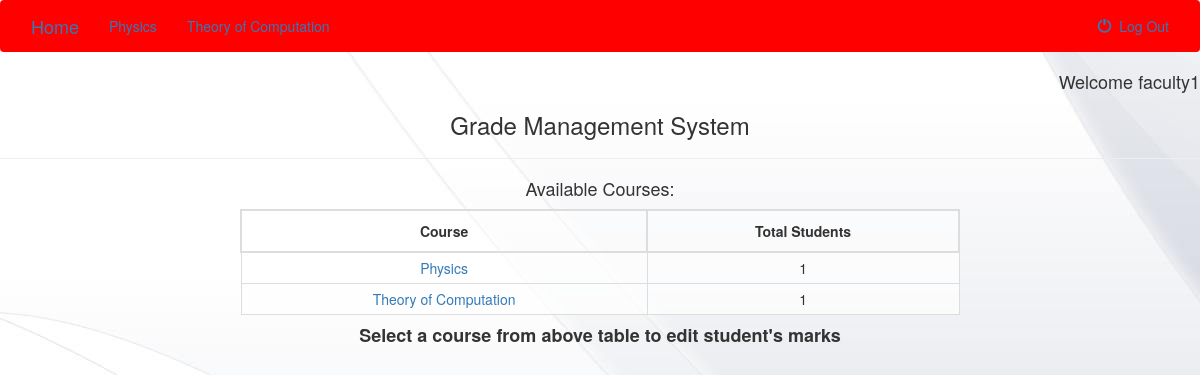
Page /authenticated/ (signed in) on the committed database.
### gms/models.py (models this page shows, shortened)
class Courses(models.Model):
    course_name = models.CharField(max_length=30)
    credit = models.PositiveSmallIntegerField(default=3)
    faculty = models.ForeignKey('Faculty',on_delete=models.PROTECT,null=True)
    students = models.ManyToManyField('Student')
    a = models.PositiveSmallIntegerField(default=80)
    b = models.PositiveSmallIntegerField(default=60)
    c = models.PositiveSmallIntegerField(default=40)
    d = models.PositiveSmallIntegerField(default=20)

### gms/views.py (the view, shortened to what this page needs)
# urls.py: url(r'^authenticated/$',authenticated,name='authenticated'),
@cache_control(no_cache=True, must_revalidate=True, no_store=True)
def authenticated(request):
	usertype="NULL"
	if request.user.is_authenticated:
		try:
			userTemp=Faculty.objects.get(username=request.user.username,password=request.user.password)
			usertype="Faculty"
		except Faculty.DoesNotExist:
			userTemp=None
		if (userTemp==None):
			try:
				userTemp=Student.objects.get(username=request.user.username,password=request.user.password)
				usertype="Student"
			except Student.DoesNotExist:
				userTemp=None
		if (usertype=="Faculty"):
			return render_to_response("faculty.html",{'faculty':userTemp})
		else :
			return redirect('/logout/')
	else:
		return redirect('/logout/')

### gms/template/faculty.html (shortened to what this page needs)
<!DOCTYPE html>
<html>
<head>
	{%load staticfiles%}
	<link rel="stylesheet" href="https://maxcdn.bootstrapcdn.com/bootstrap/3.3.6/css/bootstrap.min.css">
	<link rel="stylesheet" type="text/css" href="{% static 'gms/style.css' %}"/>
</head>
<body>
	<nav class="navbar" style="background-color: red;">
		<div class="container-fluid">
		<div class="collapse navbar-collapse" id="topNavBar">
			<ul class="nav navbar-nav">
				<li class="active">
					<a class="navbar-brand" href="/authenticated/">Home</a>
				</li>
				{%for courses in faculty.courses_set.all  %}
				<li class="">
					<a href="/authenticated/{{forloop.counter}}">{{courses.course_name}}</a>
				</li>
				{%  endfor %}
			</ul>
			<ul class="nav navbar-nav navbar-right">
				<li class="">
					<a href="/logout/">
						<span class="glyphicon glyphicon-off" aria-hidden="true"></span>&nbsp;
						Log Out
					</a>
				</li>
			</ul>
		</div>
		</div>
	</nav>
	<h4 style="text-align: right;">Welcome {{faculty.first_name}} </h4>
	<h3 style="text-align: center;"> Grade Management System </h3>
	<hr>
	<h4 style="text-align: center;"> Available Courses: </h4>
	<div style="width:60%;margin:0 auto;overflow-x: auto;">
		<table margin="50px">
			<tr>
				<th>Course</th>
				<th>Total Students</th>
			</tr>
			{%for courses in faculty.courses_set.all  %}
				<tr>
					<td>
						<a href="/authenticated/{{forloop.counter}}">{{courses.course_name}}</a>
					</td>
					<td>{{ courses.students.all|length }}</td>
				</tr>
			{%  endfor %}
		</table>
	</div>
	<h4 style="text-align: center;"><strong> Select a course from above table to edit student's marks</strong> </h4>
</body>
</html>

### gms/static/gms/style.css (style rules this page uses)
body { background :white url("images/bg.jpg"); }
table, td { background: rgba(255,255,255,0.5); table-layout: auto; border: 1px solid #ddd; text-align: center; }
th { table-layout: auto; border: 2px solid #ddd; text-align: center; padding: 10px; }
table { border-collapse: collapse; width: 100%; }
td { padding: 5px; }

### rows in the picture
Courses: course_name "Physics", students.all|length "1"
Courses: course_name "Theory of Computation", students.all|length "1"

### other values in the picture
{{ faculty.first_name }} "faculty1"
